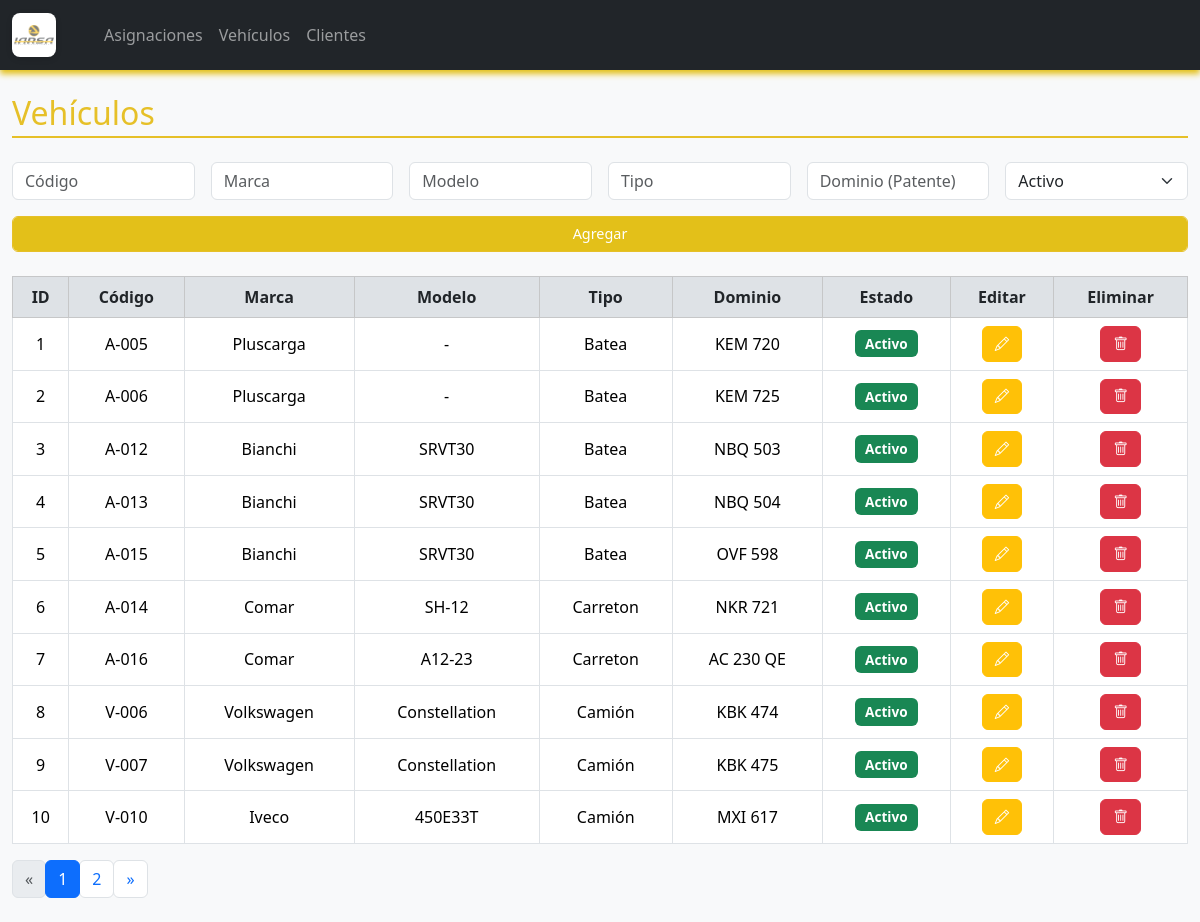
The page /vehiculos on the database as committed earlier.
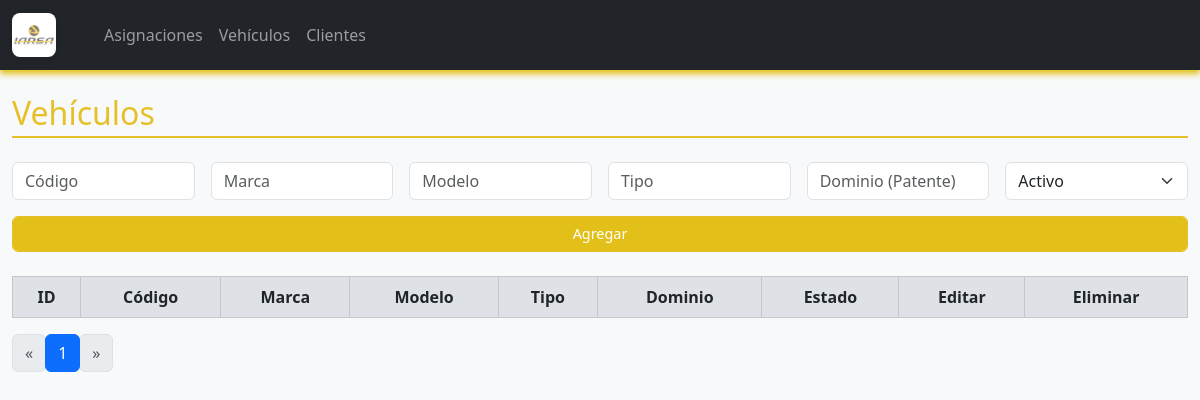
The same page on the database as committed later.
### logistica/models.py (models this page shows, shortened)
class Vehiculo(db.Model):
    id = db.Column(db.Integer, primary_key=True)
    codigo = db.Column(db.String(10), nullable=False, unique=True)
    marca = db.Column(db.String(50), nullable=False)
    modelo = db.Column(db.String(50), nullable=False)
    tipo = db.Column(db.String(50), nullable=False)
    dominio = db.Column(db.String(10), nullable=False, unique=True)
    estado = db.Column(db.String(10), nullable=False)

### logistica/routes.py (the view)
@main.route('/vehiculos')
def vehiculos():
    page = request.args.get('page', 1, type=int)
    query = Vehiculo.query.order_by(Vehiculo.id)
    vehiculos, total, total_pages, page = paginar_query(query, page)
    return render_template('vehiculo.html',
                           vehiculos=vehiculos,
                           page=page,
                           total_pages=total_pages)

### logistica/routes.py (called while the page is built)
def paginar_query(query, page, per_page=10):
    total = query.count()
    total_pages = max((total + per_page - 1) // per_page, 1)
    if page < 1:
        page = 1
    elif page > total_pages:
        page = total_pages
    items = query.offset((page - 1) * per_page).limit(per_page).all()
    return items, total, total_pages, page

### logistica/templates/vehiculo.html (shortened to what this page needs)
{% extends "index.html" %}
{% block content %}
<h2 class="mb-4 section-title">Vehículos</h2>
<form method="POST" action="{{ url_for('main.agregar_vehiculo') }}" class="row g-3 mb-4">
    <div class="col-md-2">
        <input type="text" name="codigo" class="form-control" placeholder="Código" required>
    </div>
    <div class="col-md-2">
        <input type="text" name="marca" class="form-control" placeholder="Marca" required>
    </div>
    <div class="col-md-2">
        <input type="text" name="modelo" class="form-control" placeholder="Modelo" required>
    </div>
    <div class="col-md-2">
        <input type="text" name="tipo" class="form-control" placeholder="Tipo" required>
    </div>
    <div class="col-md-2">
        <input type="text" name="dominio" class="form-control" placeholder="Dominio (Patente)" required>
    </div>
    <div class="col-md-2">
        <select name="estado" class="form-select" required>
            <option value="Activo">Activo</option>
        </select>
    </div>
    <div class="col-md-12 d-flex align-items-end">
    <button type="submit" class="btn btn-primary form-control">Agregar</button>
    </div>
</form>
<table class="table table-bordered table-hover align-middle">
    <thead class="table-light">
        <tr>
            <th>ID</th>
            <th>Código</th>
            <th>Marca</th>
            <th>Modelo</th>
            <th>Tipo</th>
            <th>Dominio</th>
            <th>Estado</th>
            <th>Editar</th>
            <th>Eliminar</th>
        </tr>
    </thead>
    <tbody>
        {% for v in vehiculos %}
        <tr>
            <td>{{ v.id }}</td>
            <td>{{ v.codigo }}</td>
            <td>{{ v.marca }}</td>
            <td>{{ v.modelo }}</td>
            <td>{{ v.tipo }}</td>
            <td>{{ v.dominio }}</td>
            <td>
                <span class="badge {% if v.estado == 'Activo' %}bg-success{% else %}bg-secondary{% endif %}">
                    {{ v.estado }}
                </span>
            </td>
            <td>
                <button type="button" class="btn btn-warning btn-sm" data-bs-toggle="modal" data-bs-target="#editarModal{{ v.id }}">
                    <i class="bi bi-pencil"></i>
                </button>
            </td>
            <td>
                <a href="{{ url_for('main.eliminar_vehiculo', id=v.id) }}" class="btn btn-danger btn-sm">
                    <i class="bi bi-trash"></i>
                </a>
            </td>
        </tr>
        {% endfor %}
    </tbody>
</table>
<nav aria-label="Page navigation example">
  <ul class="pagination">
    <li class="page-item {% if page == 1 %}disabled{% endif %}">
      <a class="page-link" href="{{ url_for('main.vehiculos', page=page-1) }}" aria-label="Previous">
        <span aria-hidden="true">&laquo;</span>
      </a>
    </li>
    {% for p in range(1, total_pages + 1) %}
      <li class="page-item {% if p == page %}active{% endif %}">
        <a class="page-link" href="{{ url_for('main.vehiculos', page=p) }}">{{ p }}</a>
      </li>
    {% endfor %}
    <li class="page-item {% if page == total_pages %}disabled{% endif %}">
      <a class="page-link" href="{{ url_for('main.vehiculos', page=page+1) }}" aria-label="Next">
        <span aria-hidden="true">&raquo;</span>
      </a>
    </li>
  </ul>
</nav>
{% endblock %}

### logistica/templates/index.html (shortened to what this page needs)
<!DOCTYPE html>
<html lang="es">
<head>
    <link href="https://cdn.jsdelivr.net/npm/bootstrap@5.3.7/dist/css/bootstrap.min.css" rel="stylesheet">
    <link href="https://cdn.jsdelivr.net/npm/bootstrap-icons@1.10.5/font/bootstrap-icons.css" rel="stylesheet">
    <link rel="stylesheet" href="{{ url_for('static', filename='style.css') }}">
</head>
<body>
    <nav class="navbar navbar-expand-lg navbar-dark bg-dark">
        <div class="container-fluid">
            <a class="navbar-brand d-flex align-items-center" href="{{ url_for('main.index') }}">
                <img src="{{ url_for('static', filename='isologo IARSA.png') }}" alt="Logo" width="40" height="40" class="me-2">
            </a>
            <div class="collapse navbar-collapse" id="navbarNav">
                <ul class="navbar-nav me-auto">
                    <li class="nav-item">
                        <a class="nav-link" aria-current="page" href="{{ url_for('main.index') }}"></a>
                    </li>
                    <li class="nav-item">
                        <a class="nav-link" href="{{ url_for('main.index') }}">Asignaciones</a>
                    </li>
                    <li class="nav-item">
                        <a class="nav-link" href="{{ url_for('main.vehiculos') }}">Vehículos</a>
                    </li>
                    <li class="nav-item">
                        <a class="nav-link" href="{{ url_for('main.clientes') }}">Clientes</a>
                    </li>
                </ul>
            </div>
        </div>
    </nav>
    <div class="container my-4">
        {% block content %}{% endblock %}
    </div>
</body>
</html>

### logistica/static/style.css (style rules this page uses)
body { background-color: #f8f9fa; font-family: 'Segoe UI', Tahoma, Geneva, Verdana, sans-serif; }
h1, h2, h3 { color: #e6c028; }
.table th, .table td { text-align: center; vertical-align: middle; }
.btn { border-radius: 0.375rem; padding: 0.375rem 0.75rem; font-size: 0.9rem; }
.btn-primary { background-color: #e3c019; border-color: #e6c028; }
form input, form select { border-radius: 0.375rem; }
.navbar { box-shadow: 0 4px 6px #e3c019; }
.navbar-brand { font-weight: bold; letter-spacing: 1px; }
.navbar-brand img { width: 44px; height: 44px; object-fit: contain; background: #fff; border-radius: 8px; padding: 2px; margin-right: 10px; box-shadow: 0 2px 6px rgba(0,0,0,0.12); }
.pagination .page-item .page-link { border-radius: 0.375rem; }
.container { max-width: 1200px; }
.table thead th { background-color: #dee2e6; font-weight: bold; color: #212529; }
.section-title { border-bottom: 2px solid #e6c028; padding-bottom: 0.25rem; margin-bottom: 1.5rem; }

Rows that differ between the two databases and show on the page:
removed Vehiculo: id "1", codigo "A-005", marca "Pluscarga", modelo "-", tipo "Batea", dominio "KEM 720", estado "Activo"
removed Vehiculo: id "2", codigo "A-006", marca "Pluscarga", modelo "-", tipo "Batea", dominio "KEM 725", estado "Activo"
removed Vehiculo: id "3", codigo "A-012", marca "Bianchi", modelo "SRVT30", tipo "Batea", dominio "NBQ 503", estado "Activo"
removed Vehiculo: id "4", codigo "A-013", marca "Bianchi", modelo "SRVT30", tipo "Batea", dominio "NBQ 504", estado "Activo"
removed Vehiculo: id "5", codigo "A-015", marca "Bianchi", modelo "SRVT30", tipo "Batea", dominio "OVF 598", estado "Activo"
removed Vehiculo: id "6", codigo "A-014", marca "Comar", modelo "SH-12", tipo "Carreton", dominio "NKR 721", estado "Activo"
removed Vehiculo: id "7", codigo "A-016", marca "Comar", modelo "A12-23", tipo "Carreton", dominio "AC 230 QE", estado "Activo"
removed Vehiculo: id "8", codigo "V-006", marca "Volkswagen", modelo "Constellation", tipo "Camión", dominio "KBK 474", estado "Activo"
removed Vehiculo: id "9", codigo "V-007", marca "Volkswagen", modelo "Constellation", tipo "Camión", dominio "KBK 475", estado "Activo"
removed Vehiculo: id "10", codigo "V-010", marca "Iveco", modelo "450E33T", tipo "Camión", dominio "MXI 617", estado "Activo"
Other text that changed with them:
list line gone: "2"
